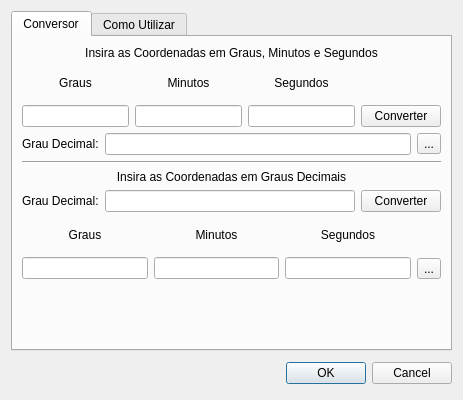
<?xml version="1.0" encoding="UTF-8"?>
<ui version="4.0">
 <class>conversordegraus</class>
 <widget class="QDialog" name="conversordegraus">
  <property name="geometry">
   <rect>
    <x>0</x>
    <y>0</y>
    <width>463</width>
    <height>400</height>
   </rect>
  </property>
  <property name="windowTitle">
   <string>Conversor de Graus</string>
  </property>
  <layout class="QVBoxLayout" name="verticalLayout_main">
   <item>
    <widget class="QTabWidget" name="tabWidget">
     <property name="currentIndex">
      <number>0</number>
     </property>
     <widget class="QWidget" name="tab">
      <attribute name="title">
       <string>Conversor</string>
      </attribute>
      <layout class="QVBoxLayout" name="verticalLayout_conversor">
       <item>
        <widget class="QLabel" name="titulo2_2">
         <property name="text">
          <string>Insira as Coordenadas em Graus, Minutos e Segundos</string>
         </property>
         <property name="alignment">
          <set>Qt::AlignCenter</set>
         </property>
        </widget>
       </item>
       <item>
        <layout class="QHBoxLayout" name="horizontalLayout_gms">
         <item>
          <layout class="QVBoxLayout" name="verticalLayout_grau">
           <item>
            <widget class="QLabel" name="label">
             <property name="text">
              <string>Graus</string>
             </property>
             <property name="alignment">
              <set>Qt::AlignCenter</set>
             </property>
            </widget>
           </item>
           <item>
            <widget class="QLineEdit" name="add_grau"/>
           </item>
          </layout>
         </item>
         <item>
          <layout class="QVBoxLayout" name="verticalLayout_min">
           <item>
            <widget class="QLabel" name="label_2">
             <property name="text">
              <string>Minutos</string>
             </property>
             <property name="alignment">
              <set>Qt::AlignCenter</set>
             </property>
            </widget>
           </item>
           <item>
            <widget class="QLineEdit" name="add_minuto"/>
           </item>
          </layout>
         </item>
         <item>
          <layout class="QVBoxLayout" name="verticalLayout_seg">
           <item>
            <widget class="QLabel" name="label_3">
             <property name="text">
              <string>Segundos</string>
             </property>
             <property name="alignment">
              <set>Qt::AlignCenter</set>
             </property>
            </widget>
           </item>
           <item>
            <widget class="QLineEdit" name="add_segundo"/>
           </item>
          </layout>
         </item>
         <item>
          <layout class="QVBoxLayout" name="verticalLayout_button1">
           <item>
            <spacer name="verticalSpacer">
             <property name="orientation">
              <enum>Qt::Vertical</enum>
             </property>
             <property name="sizeHint" stdset="0">
              <size>
               <width>20</width>
               <height>10</height>
              </size>
             </property>
            </spacer>
           </item>
           <item>
            <widget class="QPushButton" name="buttonconvertg">
             <property name="text">
              <string>Converter</string>
             </property>
            </widget>
           </item>
          </layout>
         </item>
        </layout>
       </item>
       <item>
        <layout class="QHBoxLayout" name="horizontalLayout_resultado1">
         <item>
          <widget class="QLabel" name="label_4">
           <property name="text">
            <string>Grau Decimal:</string>
           </property>
          </widget>
         </item>
         <item>
          <widget class="QLineEdit" name="saida_decimal"/>
         </item>
         <item>
          <widget class="QToolButton" name="copyqline">
           <property name="toolTip">
            <string>Copy to clipboard</string>
           </property>
           <property name="text">
            <string>...</string>
           </property>
          </widget>
         </item>
        </layout>
       </item>
       <item>
        <widget class="Line" name="line">
         <property name="orientation">
          <enum>Qt::Horizontal</enum>
         </property>
        </widget>
       </item>
       <item>
        <widget class="QLabel" name="titulo2">
         <property name="text">
          <string>Insira as Coordenadas em Graus Decimais</string>
         </property>
         <property name="alignment">
          <set>Qt::AlignCenter</set>
         </property>
        </widget>
       </item>
       <item>
        <layout class="QHBoxLayout" name="horizontalLayout_decimal">
         <item>
          <widget class="QLabel" name="label_5">
           <property name="text">
            <string>Grau Decimal:</string>
           </property>
          </widget>
         </item>
         <item>
          <widget class="QLineEdit" name="entrada_decimal"/>
         </item>
         <item>
          <widget class="QPushButton" name="buttonconvertd">
           <property name="text">
            <string>Converter</string>
           </property>
          </widget>
         </item>
        </layout>
       </item>
       <item>
        <layout class="QHBoxLayout" name="horizontalLayout_resultado2">
         <item>
          <layout class="QVBoxLayout" name="verticalLayout_saida_grau">
           <item>
            <widget class="QLabel" name="label_6">
             <property name="text">
              <string>Graus</string>
             </property>
             <property name="alignment">
              <set>Qt::AlignCenter</set>
             </property>
            </widget>
           </item>
           <item>
            <widget class="QLineEdit" name="saida_grau">
             <property name="readOnly">
              <bool>true</bool>
             </property>
            </widget>
           </item>
          </layout>
         </item>
         <item>
          <layout class="QVBoxLayout" name="verticalLayout_saida_min">
           <item>
            <widget class="QLabel" name="label_7">
             <property name="text">
              <string>Minutos</string>
             </property>
             <property name="alignment">
              <set>Qt::AlignCenter</set>
             </property>
            </widget>
           </item>
           <item>
            <widget class="QLineEdit" name="saida_minuto">
             <property name="readOnly">
              <bool>true</bool>
             </property>
            </widget>
           </item>
          </layout>
         </item>
         <item>
          <layout class="QVBoxLayout" name="verticalLayout_saida_seg">
           <item>
            <widget class="QLabel" name="label_8">
             <property name="text">
              <string>Segundos</string>
             </property>
             <property name="alignment">
              <set>Qt::AlignCenter</set>
             </property>
            </widget>
           </item>
           <item>
            <widget class="QLineEdit" name="saida_segundo">
             <property name="readOnly">
              <bool>true</bool>
             </property>
            </widget>
           </item>
          </layout>
         </item>
         <item>
          <layout class="QVBoxLayout" name="verticalLayout_copy">
           <item>
            <spacer name="verticalSpacer_2">
             <property name="orientation">
              <enum>Qt::Vertical</enum>
             </property>
             <property name="sizeHint" stdset="0">
              <size>
               <width>20</width>
               <height>10</height>
              </size>
             </property>
            </spacer>
           </item>
           <item>
            <widget class="QToolButton" name="copyqline2">
             <property name="toolTip">
              <string>Copy to clipboard</string>
             </property>
             <property name="text">
              <string>...</string>
             </property>
            </widget>
           </item>
          </layout>
         </item>
        </layout>
       </item>
       <item>
        <spacer name="verticalSpacer_3">
         <property name="orientation">
          <enum>Qt::Vertical</enum>
         </property>
         <property name="sizeHint" stdset="0">
          <size>
           <width>20</width>
           <height>40</height>
          </size>
         </property>
        </spacer>
       </item>
      </layout>
     </widget>
     <widget class="QWidget" name="tab_2">
      <attribute name="title">
       <string>Como Utilizar</string>
      </attribute>
      <layout class="QVBoxLayout" name="verticalLayout">
       <item>
        <widget class="QTextEdit" name="helpTextEdit">
         <property name="readOnly">
          <bool>true</bool>
         </property>
         <property name="html">
          <string>&lt;!DOCTYPE HTML PUBLIC &quot;-//W3C//DTD HTML 4.0//EN&quot; &quot;http://www.w3.org/TR/REC-html40/strict.dtd&quot;&gt;
&lt;html&gt;&lt;head&gt;&lt;meta name=&quot;qrichtext&quot; content=&quot;1&quot; /&gt;&lt;style type=&quot;text/css&quot;&gt;
p, li { white-space: pre-wrap; }
&lt;/style&gt;&lt;/head&gt;&lt;body style=&quot; font-family:'Noto Sans'; font-size:10pt; font-weight:400; font-style:normal;&quot;&gt;
&lt;p style=&quot; margin-top:12px; margin-bottom:12px; margin-left:0px; margin-right:0px; -qt-block-indent:0; text-indent:0px;&quot;&gt;&lt;span style=&quot; font-weight:600;&quot;&gt;Conversor de Coordenadas&lt;/span&gt;&lt;/p&gt;
&lt;p style=&quot; margin-top:12px; margin-bottom:12px; margin-left:0px; margin-right:0px; -qt-block-indent:0; text-indent:0px;&quot;&gt;&lt;span style=&quot; font-weight:600;&quot;&gt;1. Para converter de Graus, Minutos e Segundos para Graus Decimais:&lt;/span&gt;&lt;/p&gt;
&lt;p style=&quot; margin-top:12px; margin-bottom:12px; margin-left:0px; margin-right:0px; -qt-block-indent:0; text-indent:0px;&quot;&gt;- Insira os valores nos campos Graus, Minutos e Segundos&lt;br /&gt;- Clique no botão &amp;quot;Converter&amp;quot;&lt;br /&gt;- O resultado aparecerá no campo &amp;quot;Grau Decimal&amp;quot;&lt;br /&gt;- Use o botão de cópia para copiar o resultado&lt;/p&gt;
&lt;p style=&quot; margin-top:12px; margin-bottom:12px; margin-left:0px; margin-right:0px; -qt-block-indent:0; text-indent:0px;&quot;&gt;&lt;span style=&quot; font-weight:600;&quot;&gt;2. Para converter de Graus Decimais para Graus, Minutos e Segundos:&lt;/span&gt;&lt;/p&gt;
&lt;p style=&quot; margin-top:12px; margin-bottom:12px; margin-left:0px; margin-right:0px; -qt-block-indent:0; text-indent:0px;&quot;&gt;- Insira o valor decimal no campo &amp;quot;Grau Decimal&amp;quot;&lt;br /&gt;- Clique no botão &amp;quot;Converter&amp;quot;&lt;br /&gt;- Os resultados aparecerão nos campos Graus, Minutos e Segundos&lt;br /&gt;- Use o botão de cópia para copiar o resultado completo&lt;/p&gt;
&lt;p style=&quot; margin-top:12px; margin-bottom:12px; margin-left:0px; margin-right:0px; -qt-block-indent:0; text-indent:0px;&quot;&gt;&lt;span style=&quot; font-weight:600;&quot;&gt;Dica:&lt;/span&gt; Para coordenadas no hemisfério sul ou oeste, use valores negativos para graus decimais ou para o campo de graus.&lt;/p&gt;&lt;/body&gt;&lt;/html&gt;</string>
         </property>
        </widget>
       </item>
      </layout>
     </widget>
    </widget>
   </item>
   <item>
    <layout class="QHBoxLayout" name="horizontalLayout_footer">
     <item>
      <widget class="QLabel" name="logoLabel">
       <property name="minimumSize">
        <size>
         <width>32</width>
         <height>32</height>
        </size>
       </property>
       <property name="maximumSize">
        <size>
         <width>32</width>
         <height>32</height>
        </size>
       </property>
       <property name="text">
        <string/>
       </property>
       <property name="scaledContents">
        <bool>true</bool>
       </property>
      </widget>
     </item>
     <item>
      <spacer name="horizontalSpacer">
       <property name="orientation">
        <enum>Qt::Horizontal</enum>
       </property>
       <property name="sizeHint" stdset="0">
        <size>
         <width>40</width>
         <height>20</height>
        </size>
       </property>
      </spacer>
     </item>
     <item>
      <widget class="QDialogButtonBox" name="button_box">
       <property name="orientation">
        <enum>Qt::Horizontal</enum>
       </property>
       <property name="standardButtons">
        <set>QDialogButtonBox::Cancel|QDialogButtonBox::Ok</set>
       </property>
      </widget>
     </item>
    </layout>
   </item>
  </layout>
 </widget>
 <resources/>
 <connections>
  <connection>
   <sender>button_box</sender>
   <signal>accepted()</signal>
   <receiver>conversordegraus</receiver>
   <slot>accept()</slot>
   <hints>
    <hint type="sourcelabel">
     <x>20</x>
     <y>20</y>
    </hint>
    <hint type="destinationlabel">
     <x>20</x>
     <y>20</y>
    </hint>
   </hints>
  </connection>
  <connection>
   <sender>button_box</sender>
   <signal>rejected()</signal>
   <receiver>conversordegraus</receiver>
   <slot>reject()</slot>
   <hints>
    <hint type="sourcelabel">
     <x>20</x>
     <y>20</y>
    </hint>
    <hint type="destinationlabel">
     <x>20</x>
     <y>20</y>
    </hint>
   </hints>
  </connection>
 </connections>
</ui>
